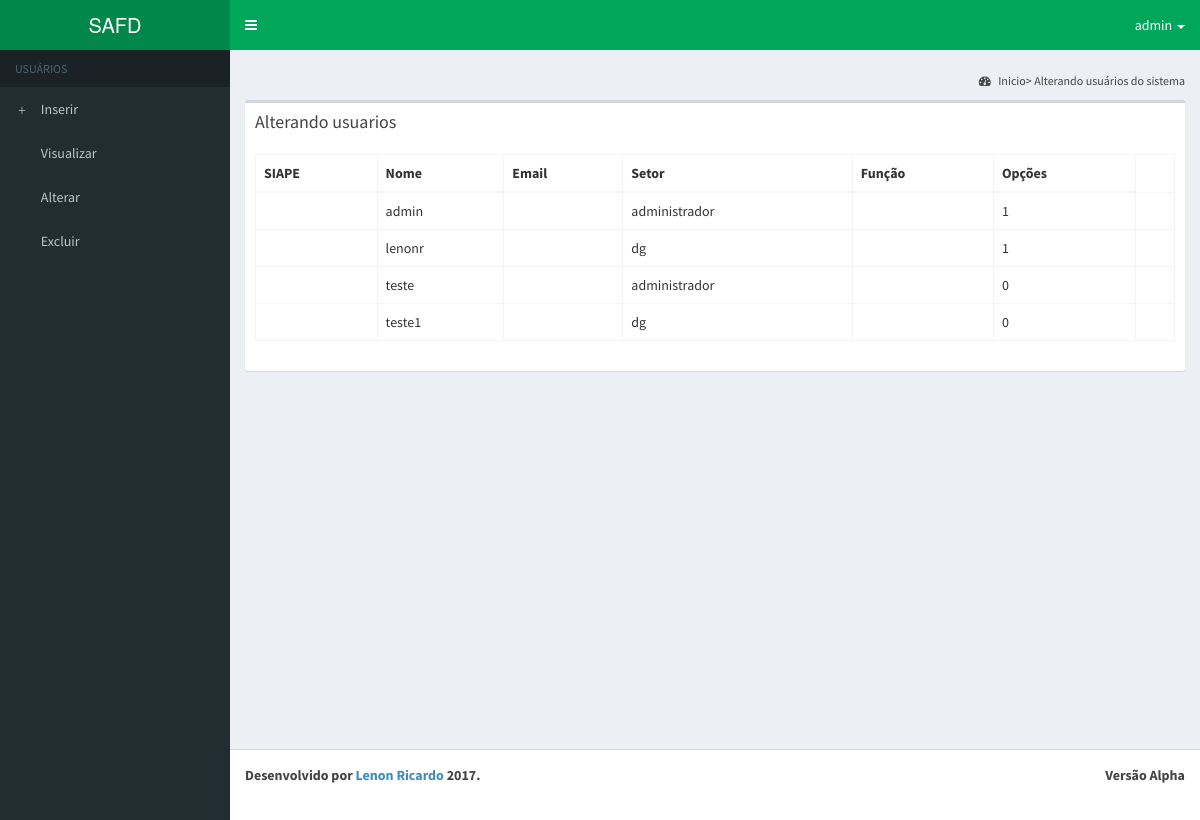
The app's page /php/modificar_usuarios.php (signed in) with its own data.
### tables this page shows
CREATE TABLE IF NOT EXISTS usuario(
        id_usuario int(10) NOT NULL PRIMARY KEY AUTO_INCREMENT,
            estado_usuario binary NOT NULL, 
            login_usuario VARCHAR(50) NOT NULL,
            senha_usuario VARCHAR(50) NOT NULL,	
                id_funcao int(10) NOT NULL,
                id_setor int(10) NOT NULL);

CREATE TABLE IF NOT EXISTS setor(
    id_setor int(10) NOT NULL PRIMARY KEY AUTO_INCREMENT,
	nome_setor VARCHAR(40) NOT NULL);

### php/consulta_usuarios.php (the view)
<?php
    include_once 'conexao.php';
    $sql = "SELECT login_usuario, estado_usuario, nome_setor FROM usuario, setor WHERE usuario.id_setor = setor.id_setor";
    $result = $db->query( $sql );
    while ($linha = $result->fetch(PDO::FETCH_ASSOC))
    {
            $visualizar =
                    "<tr>
                        <td>".""."</td>
                        <td>".$linha['login_usuario']."</td>"."
                        <td>".""."</td>
                        <td>".$linha['nome_setor']."</td>"."
                        <td>".""."</td>
                        <td>".$linha['estado_usuario']."</td>"."
                        <td>"."</td>
                    </tr>";
            echo $visualizar;
    }
?>

### php/modificar_usuarios.php (shortened to what this page needs)
<!DOCTYPE html>
<html>
  <head>
    <link rel="stylesheet" href="../bootstrap/css/bootstrap.min.css">
    <link rel="stylesheet" href="https://maxcdn.bootstrapcdn.com/font-awesome/4.4.0/css/font-awesome.min.css">
    <link rel="stylesheet" href="https://code.ionicframework.com/ionicons/2.0.1/css/ionicons.min.css">
    <link rel="stylesheet" href="../dist/css/AdminLTE.min.css">
    <link rel="stylesheet" href="../dist/css/skins/_all-skins.min.css">
  </head>
    <body class="hold-transition skin-green layout-fixed sidebar-mini">
    <div class="wrapper">
      <header class="main-header" >
        <?php
          include 'header_admin.php';
        ?>
      </header>
    <aside class="main-sidebar">
      <?php
        include 'menulat_admin.php';
      ?>
    </aside>
      <div class="content-wrapper">
        <section class="content-header">
          <ol class="breadcrumb">
            <li><a href=""><i class="fa fa-dashboard"></i> Inicio> Alterando usuários do sistema </a></li>
          </ol>
        </section>
        <section class="content">
          <div class="row">
            <div class="col-xs-12">
              <div class="box">
                <div class="box-header">
                  <h3 class="box-title">Alterando usuarios</h3>
                </div>
                <div class="box-body">
                  <div id="example2_wrapper" class="dataTables_wrapper form-inline dt-bootstrap">
                    <div class="row">
                      <div class="col-sm-6"></div>
                      <div class="col-sm-3"></div>
                    </div><div class="row">
                    <div class="col-sm-12">
                      <table id="example2" class="table table-bordered table-hover dataTable" role="grid" aria-describedby="example2_info">
                    <thead>
                      <th class="sorting" tabindex="0" aria-controls="example2" rowspan="1" colspan="1" aria-label="">
                        SIAPE
                      </th>
                      <th class="sorting" tabindex="0" aria-controls="example2" rowspan="1" colspan="1" aria-label="">
                        Nome
                      </th>
                      <th class="sorting" tabindex="0" aria-controls="example2" rowspan="1" colspan="1" aria-label="">
                        Email
                      </th>
                      <th class="sorting" tabindex="0" aria-controls="example2" rowspan="1" colspan="1" aria-label="">
                        Setor
                      </th>
                      <th class="sorting" tabindex="0" aria-controls="example2" rowspan="1" colspan="1" aria-label="">
                        Função
                      </th>
                      <th class="sorting" tabindex="0" aria-controls="example2" rowspan="1" colspan="1" aria-label="">
                        Opções
                      </th>
                    </thead>
                      <tbody>
                        <?php
                          include 'consulta_usuarios.php';
                        ?>
                      </tbody>
                    </table>
                  </div>
                  </div>
                </div>
          </section>
      </div>
      <footer class="main-footer">
        <?php
          include 'footer.php';
        ?>
      </footer>
          </div>
  </body>
</html>

### php/header_admin.php (shortened to what this page needs)
<a href="system_admin.php" class="logo">
  <span class="logo-lg">SAFD</span>
</a>
<nav class="navbar navbar-static-top" role="navigation">
    <a href="#" class="sidebar-toggle" data-toggle="offcanvas" role="button">
    </a>
  <div class="navbar-custom-menu">
    <ul class="nav navbar-nav">
      <li class="dropdown">
          <a aria-expanded="false" href="#" class="dropdown-toggle" data-toggle="dropdown">
            <?php echo $_SESSION["usuario"]?>
          <span class="caret"></span></a>
        </li>
    </ul>
  </div>
</nav>

### php/menulat_admin.php
<section class="sidebar">
    <ul class="sidebar-menu">
        <li class="header">USUÁRIOS</li>
        <li><a href="inserir_usuarios.php"><i class="glyphicon glyphicon-plus"></i> <span>Inserir</span></a></li>
        <li><a href="visualizar_usuarios.php"><i class="glyphicon glyphicon-sunglasses"></i> <span>Visualizar</span></a></li>
        <li><a href="modificar_usuarios.php"><i class="glyphicon glyphicon-list-alt"></i> <span>Alterar</span></a></li>
        <li><a href="excluir_usuarios.php"><i class="glyphicon glyphicon-trash"></i> <span>Excluir</span></a></li>
    </ul>
</section>

### php/footer.php
<div class="pull-right hidden-xs">
  <b>Versão Alpha</b>
</div>
<strong>Desenvolvido por <a href="http://github.com/lenonr" target="_blank">Lenon Ricardo</a> 2017.</strong>

### records on screen
usuario: login_usuario "admin", id_setor.nome_setor "administrador", estado_usuario "1"
usuario: login_usuario "lenonr", id_setor.nome_setor "dg", estado_usuario "1"
usuario: login_usuario "teste", id_setor.nome_setor "administrador", estado_usuario "0"
usuario: login_usuario "teste1", id_setor.nome_setor "dg", estado_usuario "0"

### other values on screen
$_SESSION["usuario"] "admin"
